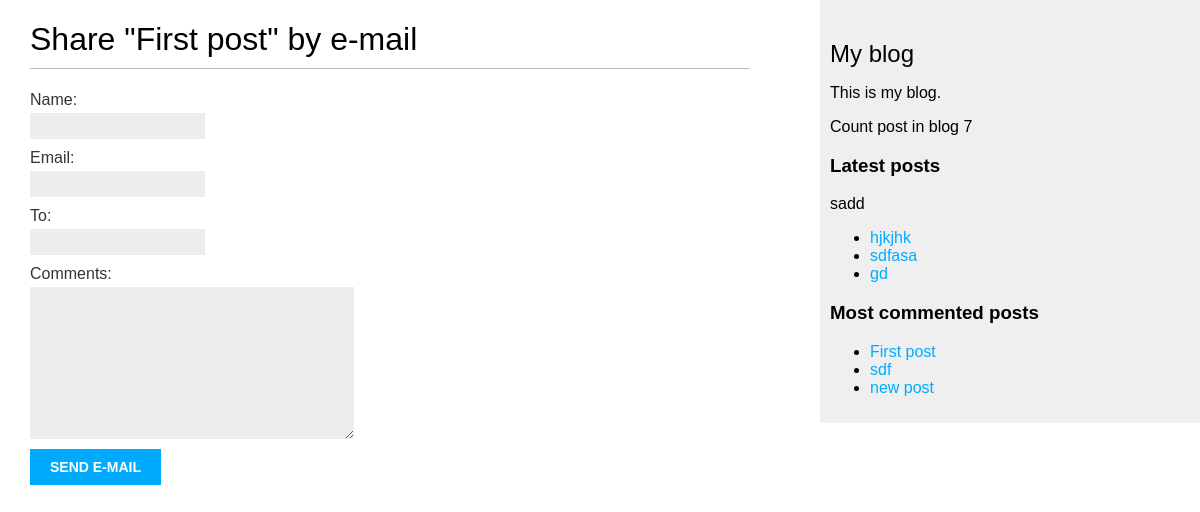
The page /blog/1/share/ on the database as committed earlier.
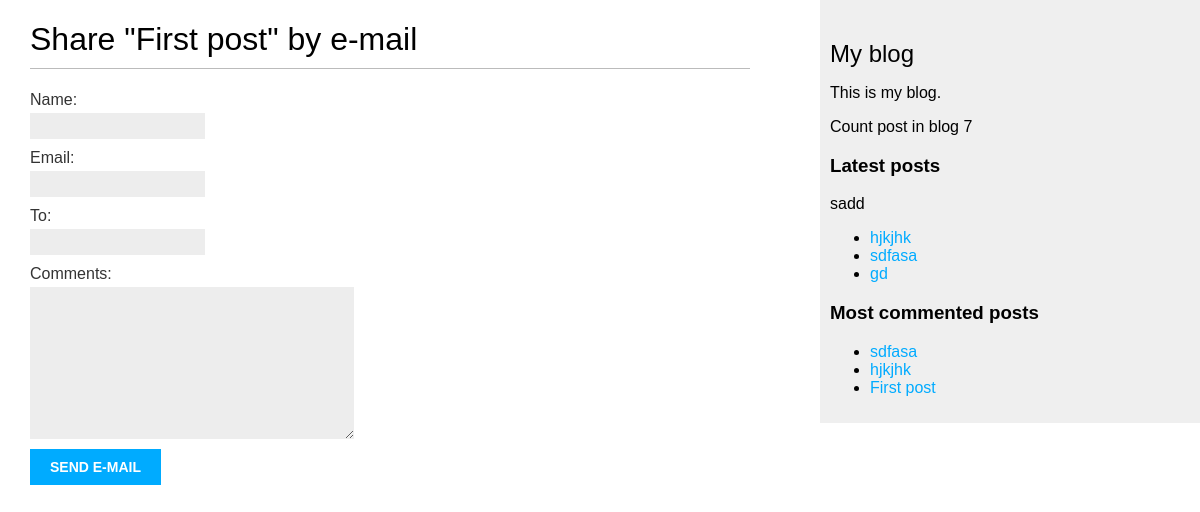
The same page on the database as committed later.
### blog/models.py (models this page shows, shortened)
class Post (models.Model):
    tags = TaggableManager()
    objects = models.Manager()
    published = PublishedManager()
    STATUS_CHOICES = (
        ('draft', 'DRAFT'),
        ('published', 'Published'),
    )
    title = models.CharField(max_length=250)
    slug = models.SlugField(max_length=250,
                            unique_for_date='publish')
    author = models.ForeignKey(User,
                               on_delete=models.CASCADE,
                               related_name='blog_posts')
    body = models.TextField()
    publish = models.DateTimeField(default=timezone.now)
    created = models.DateTimeField(auto_now_add=True)
    updated = models.DateTimeField(auto_now=True)
    status = models.CharField(max_length=10,
                              choices=STATUS_CHOICES,
                              default='draft')
    class Meta:
        ordering = ('-publish',)
    def get_absolute_url(self):
        return reverse('blog:post_detail',
                       args=[self.publish.year,
                             self.publish.month,
                             self.publish.day, self.slug])

### blog/views.py (the view)
def post_share(request, post_id):
    post = get_object_or_404(Post, id=post_id,
                             status='published')
    sent = False
    if request.method == 'POST':
        form = EmailPostForm(request.POST)
        if form.is_valid():
            cd = form.cleaned_data
            post_url = request.build_absolute_uri(
                post.get_absolute_url())
            subject = f"{cd['name']} recommends you read " \
                      f"{post.title}"
            message = f"Read {post.title} at {post_url}\n\n" \
                      f"{cd['name']}\'s comments: {cd['comments']}"
            send_mail(subject, message, 'admin@myblog.com',
                      [cd['to']])
            sent = True
    else:
        form = EmailPostForm()
    return render(request, 'blog/post/share.html',
                  {'post': post,
                   'form': form,
                   'sent': sent})

### blog/forms.py
class EmailPostForm(forms.Form):
    name = forms.CharField(max_length=25)
    email = forms.EmailField()
    to = forms.EmailField()
    comments = forms.CharField(required=False,
                               widget=forms.Textarea)

### blog/models.py (called while the page is built)
    def get_queryset(self):
        return super(PublishedManager,
                     self).get_queryset().\
            filter(status="published")

### blog/templatetags/blog_tags.py (called while the page is built)
@register.simple_tag
def total_posts():
    return Post.published.count()

@register.inclusion_tag('blog/post/latest_posts.html')
def show_latest_posts(count=5):
    latest_post = Post.published.order_by('-publish')[:count]
    return {'latest_posts': latest_post}

@register.simple_tag()
def get_most_commented_posts(count=5):
    return Post.published.annotate(
        total_comments=Count('comments')
    ).order_by('-total_comments')[:count]

### blog/templates/blog/post/share.html (shortened to what this page needs)
{% extends "blog/base.html" %}
{% block content %}
    {% if sent %}
        <h1>E-mail successfully sent</h1>
        <p>
            "{{ post.title }}" was successfully sent to {{ form.cleaned_data.to }}.
        </p>
    {% else %}
        <h1>Share "{{ post.title }}" by e-mail</h1>
        <form method="post">
            {{ form.as_table }}
            <input type="submit" value="Send e-mail">
        </form>
    {% endif %}
{% endblock %}

### blog/templates/blog/base.html (shortened to what this page needs)
{% load blog_tags %}
{% load static %}
<!DOCTYPE html>
<html lang="en">
    <head>
        <link href="{% static "css/blog.css" %}" rel="stylesheet">
    </head>
    <body>
        <div id="content">
            {% block content %}
            {% endblock %}
        </div>
        <div id="sidebar">
            <h2>My blog</h2>
            <p>This is my blog.</p>
            <p>Count post in blog {% total_posts %}</p>
            <h3>Latest posts</h3>
            {% show_latest_posts 3 %}
            <h3>Most commented posts</h3>
            {% get_most_commented_posts 3 as most_commentes_posts %}
            <ul>
                {% for post in most_commentes_posts %}
                    <li>
                        <a href="{{ post.get_absolute_url }}">{{ post.title }}</a>
                    </li>
                {% endfor %}
            </ul>
        </div>
    </body>
</html>

### blog/templates/blog/post/latest_posts.html
sadd
<ul>
    {% for post in latest_posts %}
        <li>
            <a href="{{ post.get_absolute_url }}">{{ post.title }}</a>
        </li>
    {% endfor %}
</ul>

Rows that differ between the two databases and show on the page:
no longer on this page (row edited): Post: title "sdf", shown under "Most commented posts"
no longer on this page (row unchanged): Post: title "new post", shown under "Most commented posts"
now on one of the page's lists (row unchanged): Post: title "hjkjhk"
now on one of the page's lists (row unchanged): Post: title "sdfasa"
